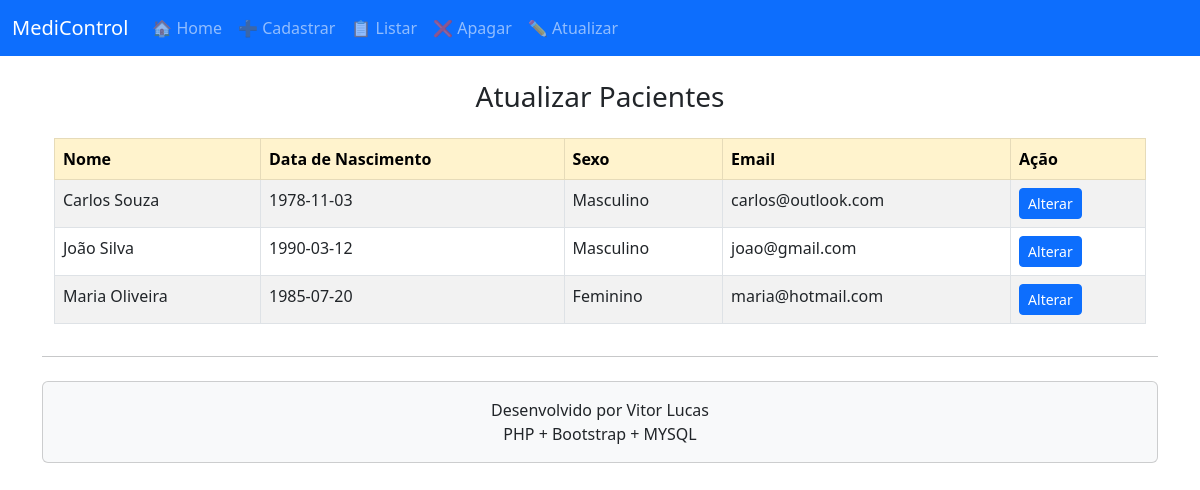
/view.formUpdPaciente.php, run on the app's committed database.
### tables this page shows
CREATE TABLE paciente (
	id_paciente INTEGER NOT NULL AUTO_INCREMENT,
	nome VARCHAR(100) NOT NULL,
	data_nascimento DATE NOT NULL,
	sexo VARCHAR(10) NOT NULL,
	email VARCHAR(50) NOT NULL,
	PRIMARY KEY (id_paciente)
);

### model.pacienteColecao.class.php (called while the page is built, shortened)
<?php
include_once('model.persistirBD.class.php');
include_once('model.paciente.class.php');
class pacienteColecao{
    public $colecao;
    public $limitador;
    function __construct($limitador = ""){
        $this->limitador = $limitador;
        $this->persistirPacientes();
            }
    function persistirPacientes(){
        $BDpaciente = new persistirBD("127.0.0.1", "root","", "bd_medicamentos");
        $BDpaciente-> conectar();
        $BDpaciente-> persistir("SELECT * FROM paciente WHERE nome LIKE'%$this->limitador%'ORDER BY nome");
        $this->colecao=$BDpaciente->retornoConsultas();
    }
    function retornaColecao(){
        $aux=$this->colecao;
        foreach($aux as $valor){
            $pacientes = new paciente("","","","");
            $pacientes->setId($valor[0]);
            $pacientes->setNome($valor[1]);
            $pacientes->setDataNascimento($valor[2]);
            $pacientes->setSexo($valor[3]);
            $pacientes->setEmail($valor[4]);
            $colecao_aux[] = $pacientes;
        }
        return $colecao_aux;
    }
}
?>

### model.persistirBD.class.php (called while the page is built, shortened)
<?php
class persistirBD {
	protected $servidor;
	protected $usuario;
	protected $senha;
	protected $banco;
	protected $resultado;
	protected $db;
	function __construct($srv,$usu,$pass,$bd) {
		$this->servidor = $srv;
		$this->usuario = $usu;
		$this->senha = $pass;
		$this->banco = $bd;
	}
       public function conectar() {
		$this->db = new mysqli($this->servidor,$this->usuario,$this->senha,$this->banco);
		if(mysqli_connect_errno()){
			return 0;
		} else {
			return 1;
		}
	}
	public function persistir($sql) {
		$this->consulta = $sql;
		$this->resultado = $this->db->query($this->consulta);
	}
	public function retornoConsultas() {
		$tuplas = [];
		while ($ttuplas = $this->resultado->fetch_array(MYSQLI_NUM)) {
			$tuplas[] = $ttuplas;
		}
		return $tuplas;
	}
}
?>

### model.paciente.class.php (called while the page is built, shortened)
<?php
include_once('model.persistirBD.class.php');
class paciente {
	public $id;
	public $nome;
	public $data_nascimento;
    public $sexo;
    public $email;
	function __construct($vnm,$vdn,$vsx, $vem) {
			$this->nome = $vnm;
			$this->data_nascimento = $vdn;
			$this->sexo = $vsx;
			$this->email = $vem;
	}
	function setId($idf){
	    $this->id=$idf;
	}
	function getId(){
		return $this->id;
	}
	function setNome($vnm){
		$this->nome=$vnm;
	}
	function getNome(){
	return $this->nome;
	}
	function setDataNascimento($vdn){
	$this->data_nascimento=$vdn;
	}
	function getDataNascimento(){
		return $this->data_nascimento;
	}
	function setSexo($vsx){
	$this->sexo=$vsx;
	}
	function getSexo(){
		return $this->sexo;
	}
	function setEmail($vem){
	$this->email=$vem;
	}
	function getEmail(){
		return $this->email;
	}
}
?>

### view.formUpdPaciente.php (the view)
<?php
include_once('view.cabecalho.php');
include_once('model.pacienteColecao.class.php');
$pegar_cad = new pacienteColecao();
$ret_cad = $pegar_cad->retornaColecao();
?>
<div class="container">
    <h3 class="text-center mb-4">Atualizar Pacientes</h3>
    <div class="table-responsive">
        <table class="table table-bordered table-striped table-hover">
            <thead class="table-warning">
                <tr>
                    <th>Nome</th>
                    <th>Data de Nascimento</th>
                    <th>Sexo</th>
                    <th>Email</th>
                    <th>Ação</th>
                </tr>
            </thead>
            <tbody>
                <?php foreach ($ret_cad as $aux) { ?>
                    <tr>
                        <td><?php echo $aux->getNome(); ?></td>
                        <td><?php echo $aux->getDataNascimento(); ?></td>
                        <td><?php echo $aux->getSexo(); ?></td>
                        <td><?php echo $aux->getEmail(); ?></td>
                        <td>
                            <a href="view.formAltPaciente.php?id_paciente=<?php echo $aux->getId(); ?>"
                               class="btn btn-sm btn-primary">
                               Alterar
                            </a>
                        </td>
                    </tr>
                <?php } ?>
            </tbody>
        </table>
    </div>
</div>
<?php
include_once('view.rodape.php');
?>

### data on the page
paciente: nome "Carlos Souza", data_nascimento "1978-11-03", sexo "Masculino", email "carlos@outlook.com"
paciente: nome "João Silva", data_nascimento "1990-03-12", sexo "Masculino", email "joao@gmail.com"
paciente: nome "Maria Oliveira", data_nascimento "1985-07-20", sexo "Feminino", email "maria@hotmail.com"
